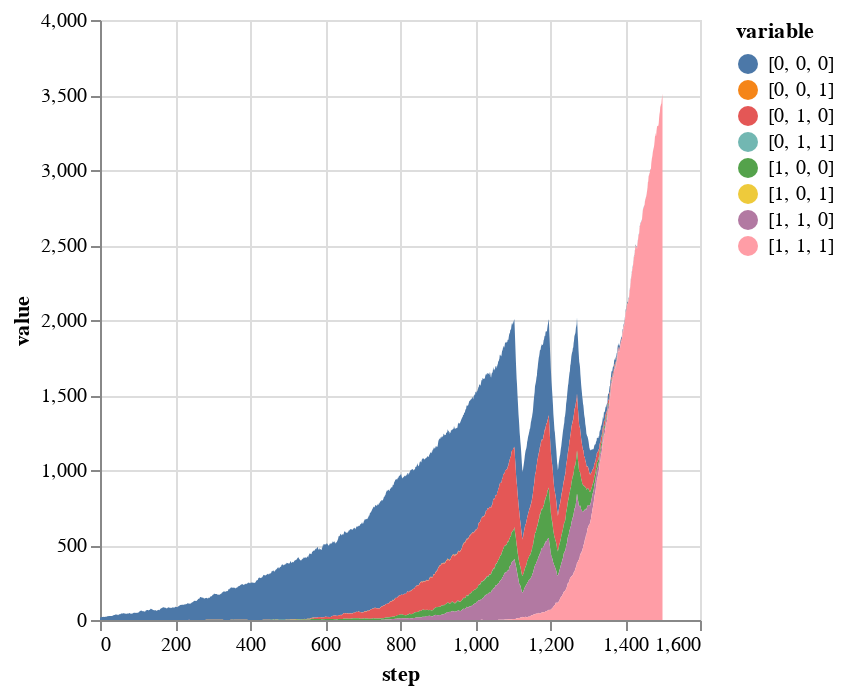

Notebook cell for this chart:
### Code cell
#And lastly we can make plots of both the total number of cells of each genotype
genotypes = [string(reverse(digits(i, base=2, pad=ngenes))) for i in 0:((2^ngenes)-1)]
stacked = stack(data,genotypes)

stacked |>
@vlplot(:area, x=:step, y={:value, stack=:zero}, color="variable:n")

### Figure 1 — Vega-Lite specification as saved in the notebook (floating-point values rounded to 4 significant figures; data arrays with more than 128 entries replaced by an {"elided": "..."} marker saying what was removed)
{"data": {"values": {"elided": "12008 records"}}, "encoding": {"color": {"field": "variable", "type": "nominal"}, "x": {"field": "step", "type": "quantitative"}, "y": {"field": "value", "stack": "zero", "type": "quantitative"}}, "mark": "area"}
